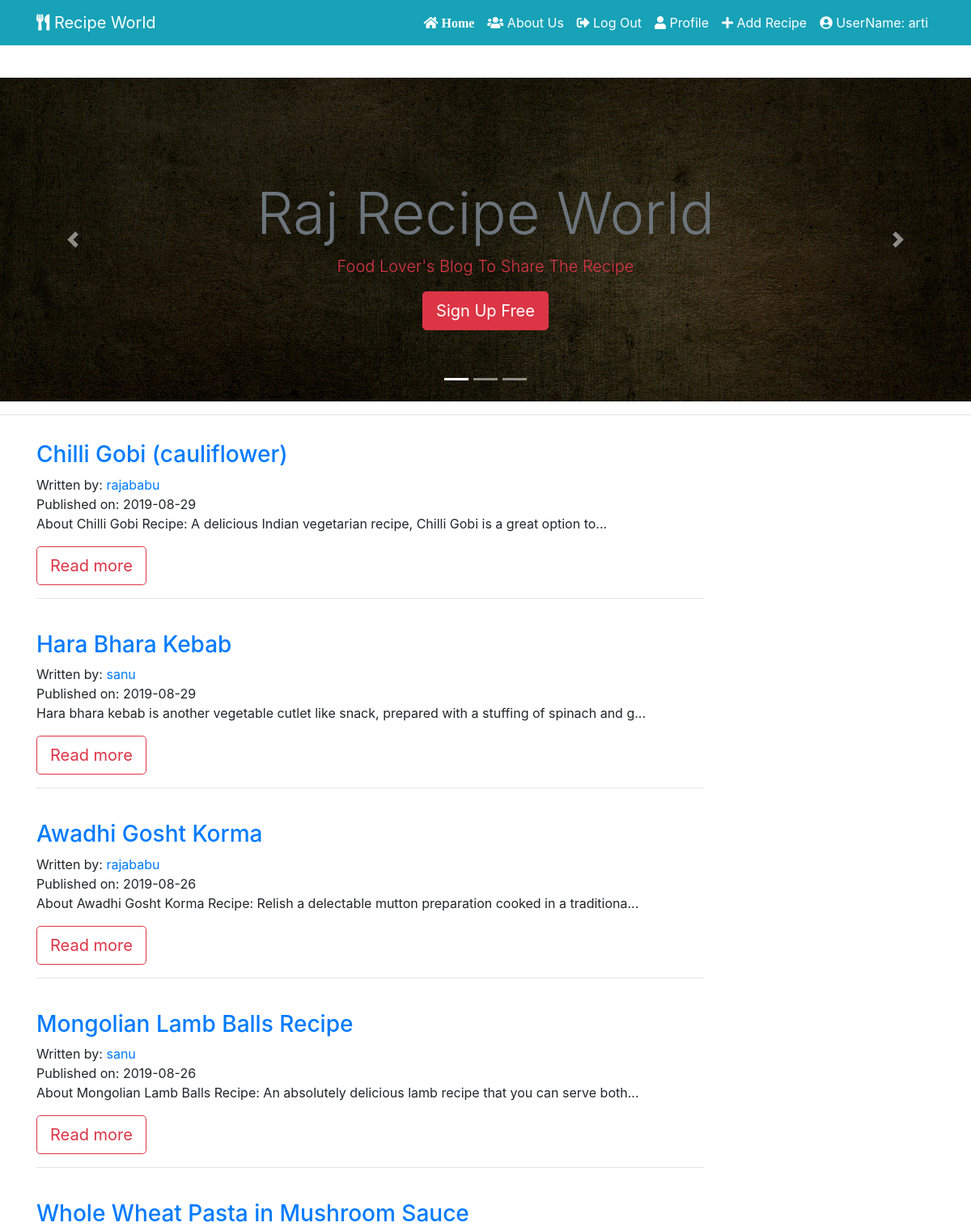
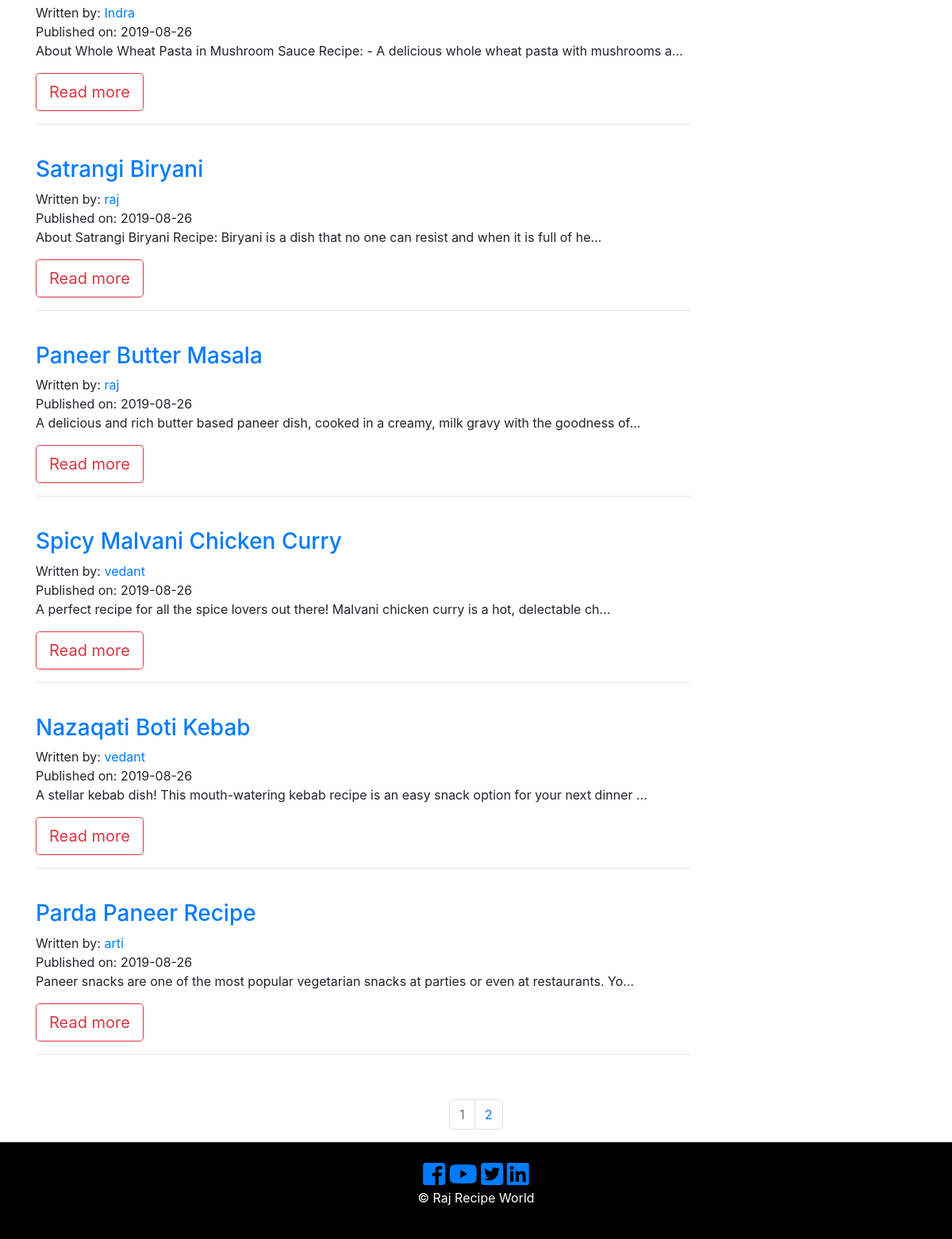
The app's page / (signed in) with its own data (2 pictures, top to bottom).
### recipe_app/models.py (models this page shows, shortened)
class User(db.Model, UserMixin):
     __tablename__ = 'users'
     id = db.Column(db.Integer, primary_key = True)
     picture = db.Column(db.String(128), default='default_profile.png', nullable=False)
     email = db.Column(db.String(64), unique=True, index=True)
     username = db.Column(db.String(64), unique=True, index=True)
     password_hash = db.Column(db.String(128))
     recipe = db.relationship('RecipePost', backref='author', lazy=True)
     def __repr__(self):
        return f"UserName: {self.username}"

class RecipePost(db.Model):
    __searchable__ = ['recipe_name']
    users = db.relationship(User)
    id = db.Column(db.Integer, primary_key=True)
    user_id = db.Column(db.Integer, db.ForeignKey('users.id'), nullable=False)
    date = db.Column(db.DateTime, nullable=False, default=datetime.utcnow)
    recipe_image = db.Column(db.String(128), default=None, nullable=True)
    recipe_name = db.Column(db.String(164), nullable=False)
    course = db.Column(db.String(164), nullable=False)
    food_category = db.Column(db.String(164), nullable=False)
    cuisine = db.Column(db.String(164), nullable=False)
    prep_time = db.Column(db.String(164), nullable=False)
    cook_time = db.Column(db.String(164), nullable=False)
    allergens = db.Column(db.String(164), nullable=False)
    serving = db.Column(db.String(164), nullable=False)
    ingredients = db.Column(db.Text, nullable=False)
    recipe_description = db.Column(db.Text, nullable=False)

### recipe_app/core/views.py (the view)
@core.route('/')
def index():
    page = request.args.get('page', 1, type=int)
    all_recipies_posts = RecipePost.query.order_by(RecipePost.date.desc()).paginate(page=page, per_page=10)
    return render_template('index.html', all_recipies_posts = all_recipies_posts)

### recipe_app/models.py (called while the page is built)
@login_manager.user_loader
def load_user(user_id):
    return User.query.get(user_id)

### recipe_app/templates/index.html (shortened to what this page needs)
{% extends "base.html" %}
{% block content %}
  <section id="showcase" class="">
    <div id="myCarousel" class="carousel slide" data-ride="carousel">
      <ol class="carousel-indicators">
        <li data-target="#myCarousel" data-slide-to="0" class="active"></li>
        <li data-target="#myCarousel" data-slide-to="1"></li>
        <li data-target="#myCarousel" data-slide-to="2"></li>
      </ol>
      <div class="carousel-inner">
        <div class="carousel-item carousel-image-1 active">
          <div class="container">
            <div class="carousel-caption d-none d-sm-block text-center mb-5">
              <h1 class="display-3 text-secondary"> Raj Recipe World</h1>
              <p class="lead text-danger"> Food Lover's Blog To Share The Recipe </p>
              <a href="{{ url_for('users.register') }}" class="btn btn-danger btn-lg">Sign Up Free</a>
            </div>
          </div>
        </div>
      </div>
      <a href="#myCarousel" data-slide="prev" class="carousel-control-prev">
        <span class="carousel-control-prev-icon"></span>
      </a>
      <a href="#myCarousel" data-slide="next" class="carousel-control-next">
        <span class="carousel-control-next-icon"></span>
      </a>
    </div>
  </section>
  <hr>
<section id="info" class="py-3">
  <div class="container">
    {% for recipe in all_recipies_posts.items %}
    <div class="row">
      <div class="col-md-9 align-self-center">
        <h3> <a href="{{ url_for('recipe_posts.recipe_post', recipe_post_id=recipe.id) }}">{{ recipe.recipe_name }}</a> </h3>
          <p>
            Written by: <a href="{{ url_for('users.user_recipies', username = recipe.author.username) }}">{{ recipe.author.username }}</a>
            <br/>
            Published on: {{ recipe.date.strftime('%Y-%m-%d') }}
            <br/>
            {{ recipe.recipe_description[:100] }}...
            </p>
              <a href="{{ url_for('recipe_posts.recipe_post', recipe_post_id=recipe.id) }}" class="btn btn-outline-danger btn-lg">Read more</a>
              <hr>
               <br/>
          </div>
            <div class="col-md-3">
             </div>
           </div>
           {% endfor %}
  </div>
</section>
<nav aria-label="Page navigation example">
  <ul class="pagination justify-content-center">
    {% for page_num in all_recipies_posts.iter_pages(left_edge=1, right_edge=1, left_current=1, right_current=2) %}
            {% if all_recipies_posts.page == page_num %}
              <li class="page-item disabled">
                <a class="page-link" href="{{ url_for('core.index', page=page_num) }}">{{ page_num }}</a>
              </li>
            {% else %}
              <li class="page-item">
                <a class="page-link" href="{{ url_for('core.index', page=page_num) }}">{{ page_num }}</a>
              </li>
            {% endif %}
    {% endfor %}
  </ul>
</nav>
{% endblock %}

### recipe_app/templates/base.html (shortened to what this page needs)
<!DOCTYPE html>
<html lang="en">
  <head>
      <link rel="stylesheet" href="https://stackpath.bootstrapcdn.com/bootstrap/4.3.1/css/bootstrap.min.css">
      <link type="text/css" rel="stylesheet" href="{{ url_for('static', filename='css/master.css') }}"/>
      <link rel="stylesheet" href="https://use.fontawesome.com/releases/v5.3.1/css/all.css"
>
      <link rel="stylesheet" href="https://cdnjs.cloudflare.com/ajax/libs/ekko-lightbox/5.3.0/ekko-lightbox.css" />
      <link rel="stylesheet" href="https://cdnjs.cloudflare.com/ajax/libs/slick-carousel/1.9.0/slick.css" />
      <link rel="stylesheet" href="https://cdnjs.cloudflare.com/ajax/libs/slick-carousel/1.9.0/slick-theme.min.css" />
  </head>
<body>
  <header class="py-5" >
<nav class="navbar navbar-expand-sm navbar-dark bg-info fixed-top ">
    <div class="container">
      <a href="{{ url_for('core.index') }}" target="_blank" class="navbar-brand"> <i class="fas fa-utensils icon-nav"></i> Recipe World</a>
      <div class="collapse navbar-collapse" id="navbarCollapse">
      <ul class="navbar-nav ml-auto">
            <li class="nav-item active">
              <a class="nav-link text-white" href="{{ url_for('core.index') }}">
                <i class="fas fa-home icon-nav"> Home </i>
              </a>
            </li>
            <li class="nav-item">
              <a class="nav-link text-white" href="{{ url_for('core.info') }}"> <i class="fas fa-users icon-nav"></i> About Us</a>
            </li>
            {% if current_user.is_authenticated %}
            <li class="nav-item">
                <a class="nav-link text-white" href="{{ url_for('users.logout') }}"> <i class="fas fa-sign-out-alt icon-nav"></i> Log Out </a>
            </li>
            <li class="nav-item">
                <a class="nav-link text-white" href="{{ url_for('users.account') }}">
                  <i class="fas fa-user icon-nav"> </i> Profile </a>
            </li>
            <li class="nav-item">
                <a class="nav-link text-white" href="{{ url_for('recipe_posts.create_recipe') }}">
                  <i class="fas fa-plus icon-nav"></i> Add Recipe</a>
            </li>
             <li class="nav-item">
                <a class="nav-link text-white" href="{{ url_for('users.user_recipies' , username=current_user.username) }}"> <i class="fas fa-user-circle icon-nav"> </i> {{ current_user }} </a>
              </li>
              {% endif %}
    </ul>
    </div>
   </div>
  </nav>
 </header>
  {% block content %}
  {% endblock %}
         <footer id="main-footer" class="text-center p-4">
          <div class="container">
              <div class="row">
                <div class="col">
                    <a href="#"> <i class="fab fa-facebook-square fa-2x"> </i> </a>
                    <a href="#"> <i class="fab fa-youtube fa-2x"> </i> </a>
                    <a href="#"> <i class="fab fa-twitter-square fa-2x"></i> </a>
                    <a href="#"> <i class="fab fa-linkedin fa-2x"></i> </a>
                  <p> &copy;
                     Raj Recipe World </p>
                </div>
              </div>
            </div>
          </footer>
  </body>
</html>

### recipe_app/static/css/master.css (style rules this page uses)
.carousel-item { height: 400px; width: 100% !important; background-position: center; -webkit-background-size: cover; -moz-background-size: cover; background-size: cover; -o-background-size: cover; }
.carousel-image-1 { background: url('../img/cook-3_1920.jpg'); background-size: cover; }
#main-footer { background: #000; color: #fff; }

### records on screen
User: username "UserName: arti"
RecipePost: recipe_name "Chilli Gobi (cauliflower)", author.username "rajababu", date "2019-08-29", recipe_description "About Chilli Gobi Recipe: A delicious Indian vegetarian recipe, Chilli Gobi is a great option to"
RecipePost: recipe_name "Hara Bhara Kebab", author.username "sanu", date "2019-08-29", recipe_description "Hara bhara kebab is another vegetable cutlet like snack, prepared with a stuffing of spinach and g"
RecipePost: recipe_name "Awadhi Gosht Korma", author.username "rajababu", date "2019-08-26", recipe_description "About Awadhi Gosht Korma Recipe: Relish a delectable mutton preparation cooked in a traditiona"
RecipePost: recipe_name "Mongolian Lamb Balls Recipe", author.username "sanu", date "2019-08-26", recipe_description "About Mongolian Lamb Balls Recipe: An absolutely delicious lamb recipe that you can serve both"
RecipePost: recipe_name "Whole Wheat Pasta in Mushroom Sauce", author.username "Indra", date "2019-08-26", recipe_description "About Whole Wheat Pasta in Mushroom Sauce Recipe: - A delicious whole wheat pasta with mushrooms a"
RecipePost: recipe_name "Satrangi Biryani", author.username "raj", date "2019-08-26", recipe_description "About Satrangi Biryani Recipe: Biryani is a dish that no one can resist and when it is full of he"
RecipePost: recipe_name "Paneer Butter Masala", author.username "raj", date "2019-08-26", recipe_description "A delicious and rich butter based paneer dish, cooked in a creamy, milk gravy with the goodness of"
RecipePost: recipe_name "Spicy Malvani Chicken Curry", author.username "vedant", date "2019-08-26", recipe_description "A perfect recipe for all the spice lovers out there! Malvani chicken curry is a hot, delectable ch"
RecipePost: recipe_name "Nazaqati Boti Kebab", author.username "vedant", date "2019-08-26", recipe_description "A stellar kebab dish! This mouth-watering kebab recipe is an easy snack option for your next dinner"
RecipePost: recipe_name "Parda Paneer Recipe", author.username "arti", date "2019-08-26", recipe_description "Paneer snacks are one of the most popular vegetarian snacks at parties or even at restaurants. Yo"

### other values on screen
{{ page_num }} "1"
{{ page_num }} "2"
